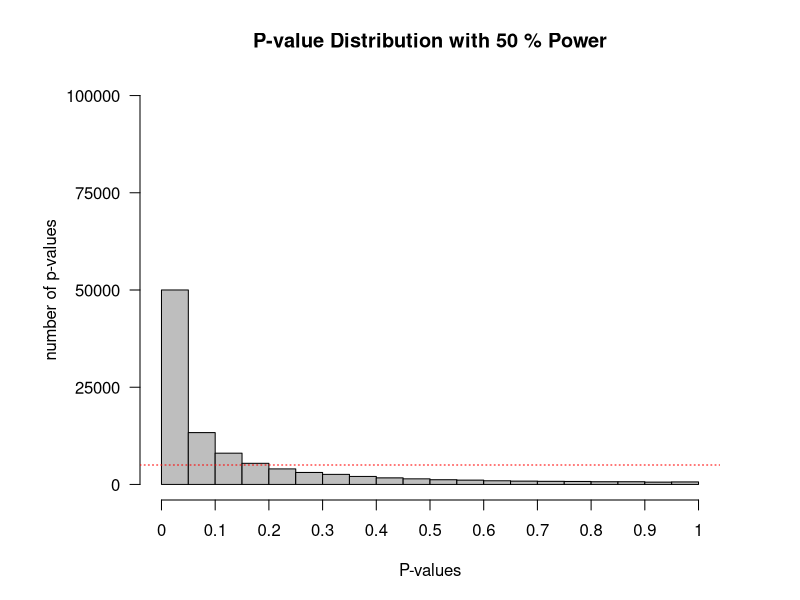

Here is the R script that generated this plot:
## ---- chunk 1
knitr::opts_chunk$set(echo = TRUE)

#Load pwr package to easily calculate the statistical power
if(!require(pwr)){install.packages('pwr')}
library(pwr)
#Disable scientific notation (1.05e10)
options(scipen=999)
set.seed(23)
## ---- chunk 2
#Set number of simulations
nSims <- 100000 #number of simulated experiments
M <- 106 #Mean IQ score in the sample (will be compared with 100 in a one-sample t-test)
n <- 26 #set sample size
SD <- 15 #SD of the simulated data
#With a mean difference of 6, and SD of 15, and a sample size of 26, the test has 50% power)
p <- numeric(nSims) #set up empty variable to store all simulated p-values
bars <- 20
## ---- chunk 3
#Run simulation
for(i in 1:nSims){ #for each simulated experiment
    x <- rnorm(n = n, mean = M, sd = SD) #Simulate data with specified mean, standard deviation, and sample size
    z <- t.test(x, mu=100) #perform the t-test against mu (set to value you want to test against)
    p[i] <- z$p.value #get the p-value and store it
}

#Check power by summing significant p-values and dividing by number of simulations
(sum(p < 0.05)/nSims) #power
## ---- chunk 4
#Calculate power formally by power analysis
power <- pwr.t.test(
    d=(M-100)/SD,
    n=n,
    sig.level=0.05,
    type="one.sample",
    alternative="two.sided"
)$power #determines M when power > 0. When power = 0, will set  M = 100.

#Plot figure
op <- par(mar = c(5,7,4,4)) #change white-space around graph
hist(
    p,
    breaks=bars, 
    xlab="P-values",
    ylab="number of p-values\n", 
    axes=FALSE,
    main=paste(
        "P-value Distribution with",
        round(power*100, digits=1),
        "% Power"
    ),
    col="grey",
    xlim=c(0,1),
    ylim=c(0, nSims)
)
axis(side=1, at=seq(0,1, 0.1), labels=seq(0,1,0.1))
axis(side=2, at=seq(0,nSims, nSims/4), labels=seq(0,nSims, nSims/4), las=2)
abline(h=nSims/bars, col = "red", lty=3)
